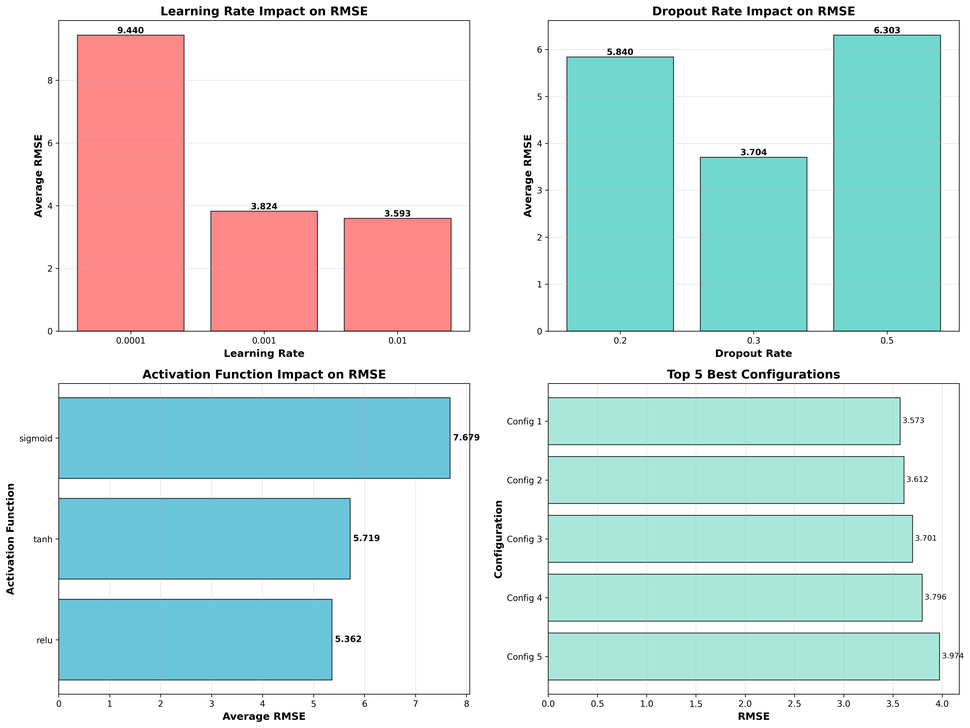
#> input picture DL/1_Boston_Housing/assignment1_hyperparameter_analysis.png, 970 x 728 px, shrunk from 4748 x 3564 before the run
$ python -i gpu_edge_detection.py   (imports and definitions only)   (older library calls are emulated)
#> lines starting #> are read from the running program, lines starting #| are printed output that depends on the picture; after the words box and inside, x2 and y2 are one past the last pixel; in counts of white or black regions, pixels touching at a corner belong together
#> further down, picture is the input picture: shape (728, 970, 3); mean B, G, R 225.1, 225.2, 206.1
import cupy as cp
import numpy as np
import cv2
import time
from typing import Tuple, Optional

class GPUEdgeDetector:
    """GPU-accelerated edge detection using CuPy and CUDA"""

    # [231 lines left out: functions __init__, sobel_edge_detection, canny_edge_detection, laplacian_edge_detection, _convolve2d_gpu, _non_max_suppression and 1 more, not called in this run]


class CPUEdgeDetector:
    """CPU-based edge detection for comparison"""

    def __init__(self):
        self.processing_time = 0.0

    def sobel_edge_detection(self, image: np.ndarray, threshold: int = 50) -> Tuple[np.ndarray, float]:
        """
        Perform Sobel edge detection on CPU using OpenCV

        Args:
            image: Input image
            threshold: Threshold for edge detection

        Returns:
            Tuple of (edge_image, processing_time)
        """
#> called with threshold = 50
        start_time = time.time()

        # Convert to grayscale if needed
        if len(image.shape) == 3:
            gray = cv2.cvtColor(image, cv2.COLOR_BGR2GRAY)
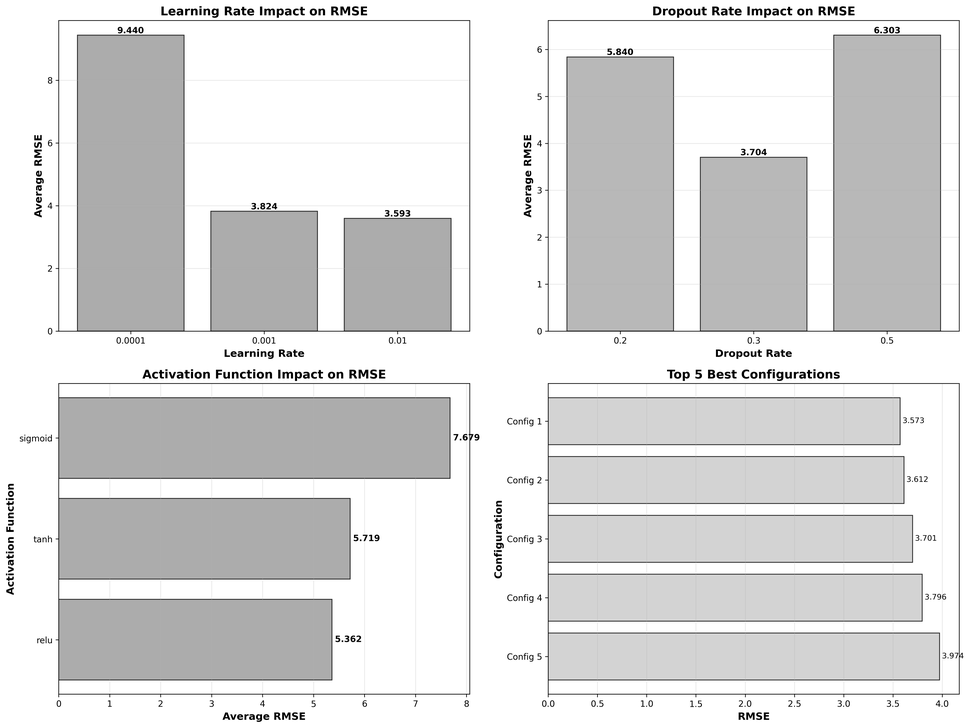
#> gray: shape (728, 970); min 0, max 255, mean 219.5
        else:
            gray = image

        # Apply Gaussian blur
        blurred = cv2.GaussianBlur(gray, (3, 3), 0)

        # Apply Sobel operators
        grad_x = cv2.Sobel(blurred, cv2.CV_64F, 1, 0, ksize=3)
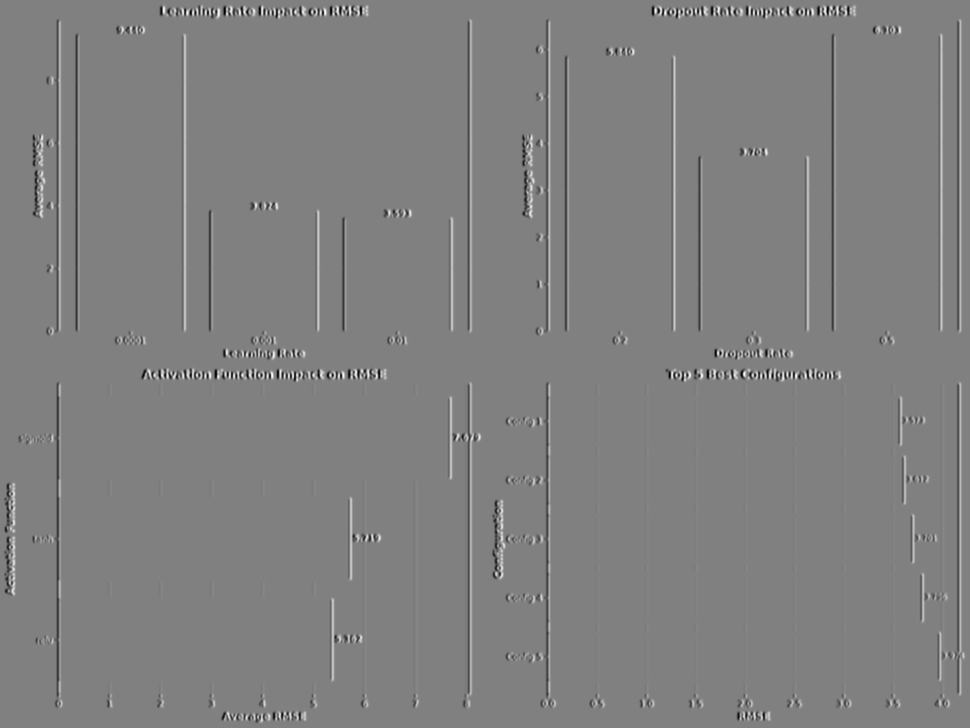
#> grad_x: shape (728, 970) float64; min -758, max 741, mean 0; drawn with min black and max white
        grad_y = cv2.Sobel(blurred, cv2.CV_64F, 0, 1, ksize=3)
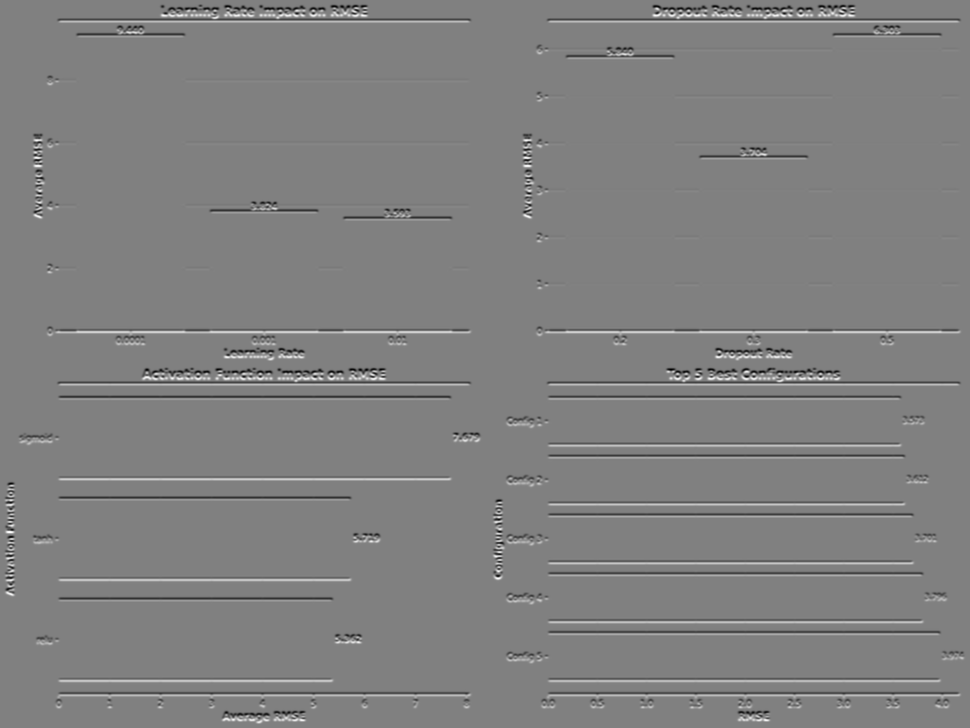
#> grad_y: shape (728, 970) float64; min -705, max 692, mean 0; drawn with min black and max white

        # Calculate magnitude
        magnitude = np.sqrt(grad_x**2 + grad_y**2)
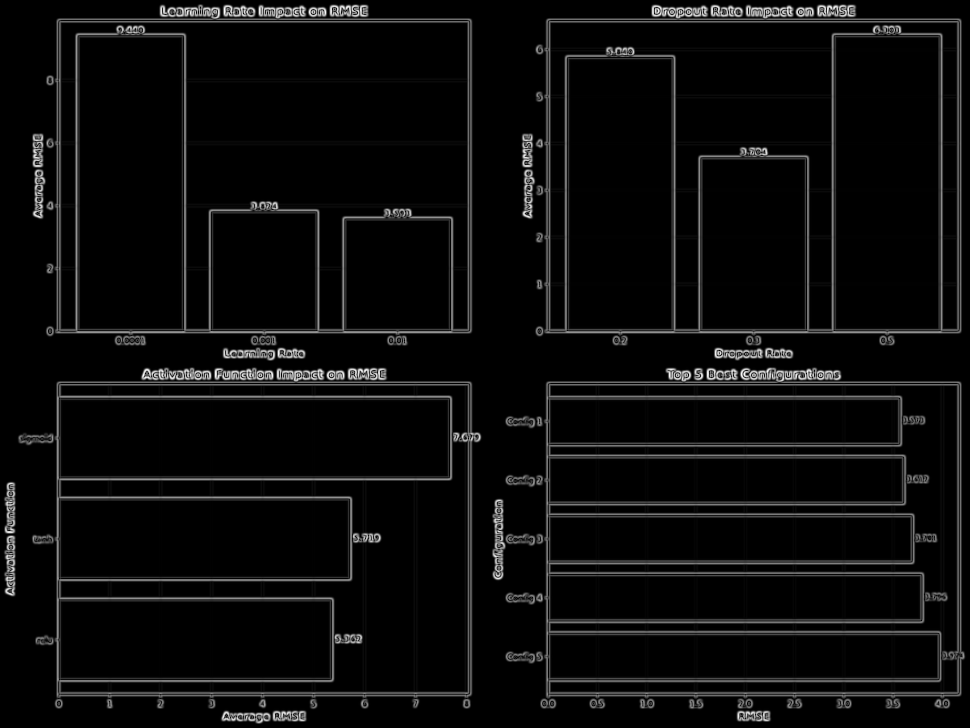
#> magnitude: shape (728, 970) float64; min 0, max 758, mean 35.3; drawn with min black and max white
        magnitude = (magnitude / magnitude.max() * 255).astype(np.uint8)

        # Apply threshold
        edges = np.where(magnitude > threshold, 255, 0).astype(np.uint8)
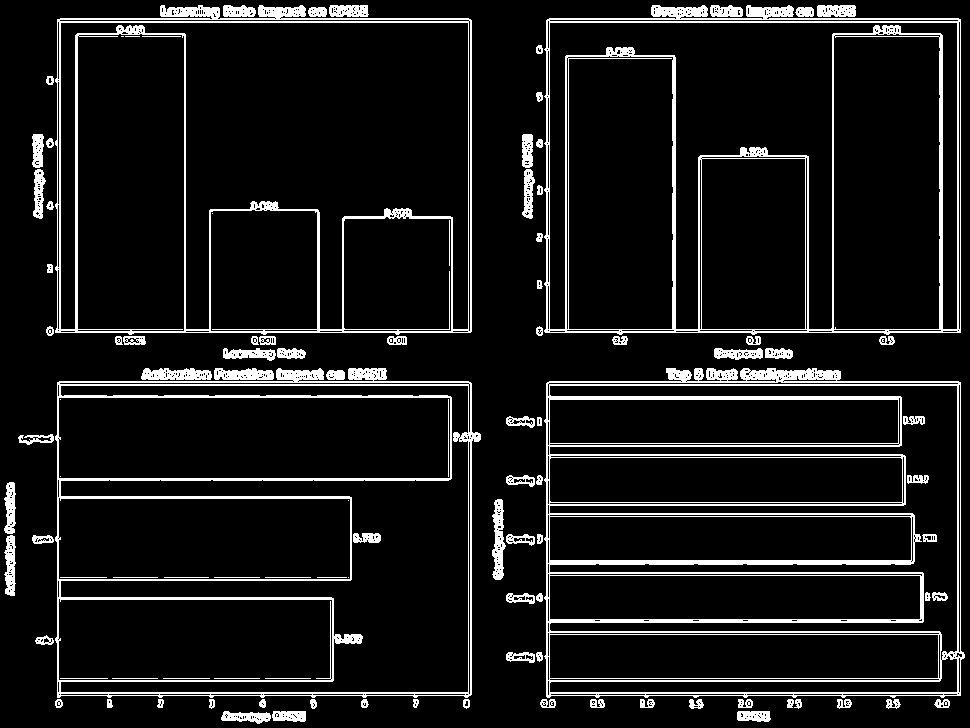
#> edges: shape (728, 970); 9.5% white; 106 white regions (7 under 20 px), largest, box (x1, y1, x2, y2) and area: (544, 368, 965, 698) 19725, (544, 5, 961, 335) 11975, (55, 368, 481, 698) 11615

        self.processing_time = time.time() - start_time

        return edges, self.processing_time

    # [63 lines left out: functions canny_edge_detection, laplacian_edge_detection, not called in this run]

>>> import cv2
>>> picture = cv2.imread('../../DL/1_Boston_Housing/assignment1_hyperparameter_analysis.png')
>>> result = CPUEdgeDetector().sobel_edge_detection(picture)
